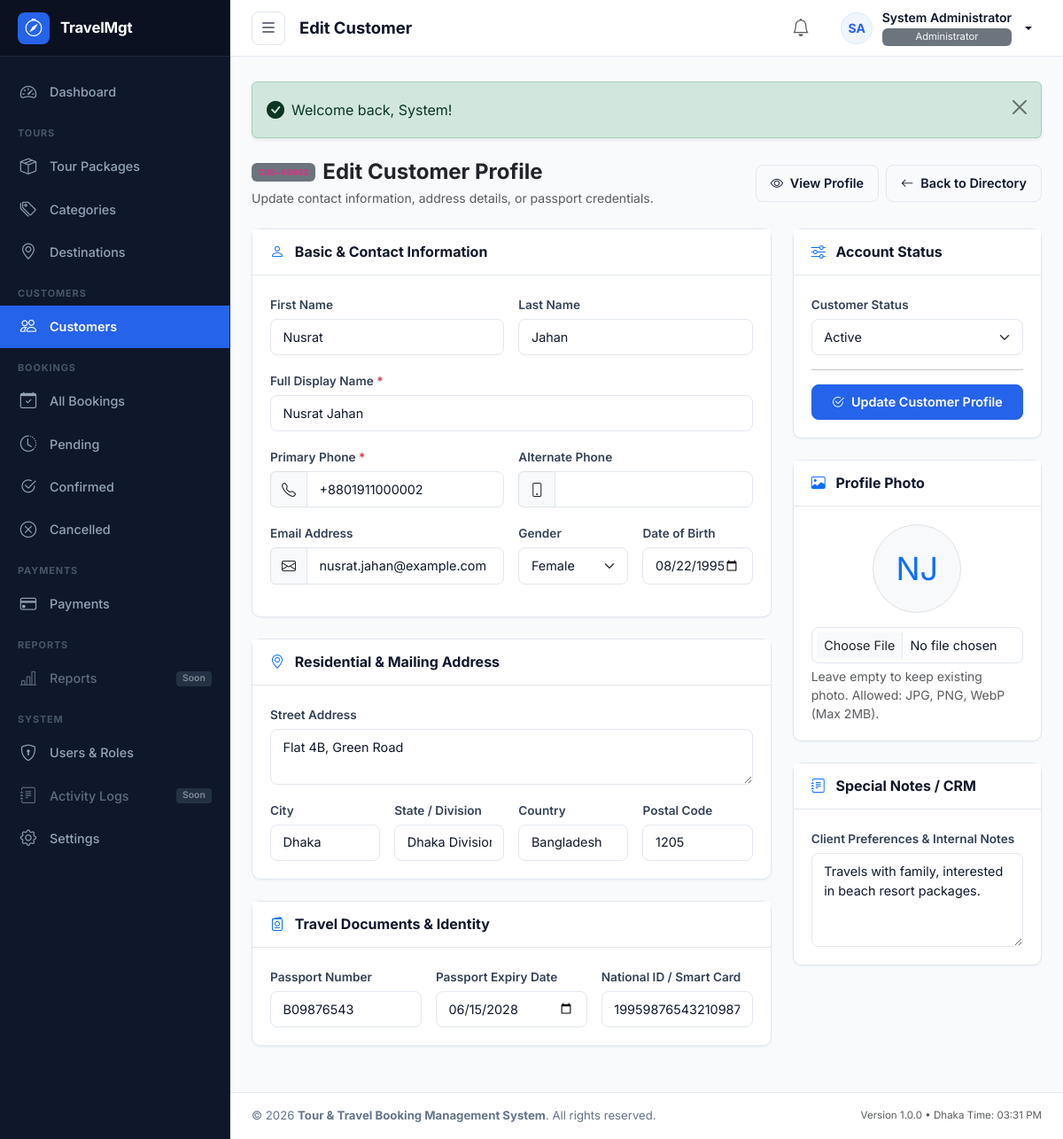
/modules/customers/edit.php?id=2 (signed in), run on the app's committed database.
### tables this page shows
CREATE TABLE `users` (
  `id` INT UNSIGNED NOT NULL AUTO_INCREMENT,
  `role_id` INT UNSIGNED NOT NULL,
  `first_name` VARCHAR(50) NOT NULL,
  `last_name` VARCHAR(50) NOT NULL,
  `name` VARCHAR(100) NOT NULL,
  `email` VARCHAR(100) NOT NULL,
  `phone` VARCHAR(20) DEFAULT NULL,
  `password` VARCHAR(255) NOT NULL,
  `avatar` VARCHAR(255) DEFAULT NULL,
  `status` ENUM('active', 'inactive') NOT NULL DEFAULT 'active',
  `last_login` DATETIME DEFAULT NULL,
  `created_at` TIMESTAMP NOT NULL DEFAULT CURRENT_TIMESTAMP,
  `updated_at` TIMESTAMP NOT NULL DEFAULT CURRENT_TIMESTAMP ON UPDATE CURRENT_TIMESTAMP,
  `deleted_at` DATETIME DEFAULT NULL,
  PRIMARY KEY (`id`),
  UNIQUE KEY `uk_users_email` (`email`),
  KEY `idx_users_role_id` (`role_id`),
  KEY `idx_users_status` (`status`),
  KEY `idx_users_deleted_at` (`deleted_at`),
  CONSTRAINT `fk_users_role` FOREIGN KEY (`role_id`) REFERENCES `roles` (`id`) ON DELETE RESTRICT ON UPDATE CASCADE
);

CREATE TABLE `roles` (
  `id` INT UNSIGNED NOT NULL AUTO_INCREMENT,
  `name` VARCHAR(50) NOT NULL,
  `slug` VARCHAR(50) NOT NULL,
  `description` VARCHAR(255) DEFAULT NULL,
  `created_at` TIMESTAMP NOT NULL DEFAULT CURRENT_TIMESTAMP,
  `updated_at` TIMESTAMP NOT NULL DEFAULT CURRENT_TIMESTAMP ON UPDATE CURRENT_TIMESTAMP,
  PRIMARY KEY (`id`),
  UNIQUE KEY `uk_roles_slug` (`slug`)
);

CREATE TABLE `customers` (
  `id` BIGINT UNSIGNED NOT NULL AUTO_INCREMENT,
  `customer_code` VARCHAR(30) NOT NULL,
  `first_name` VARCHAR(100) NULL DEFAULT NULL,
  `last_name` VARCHAR(100) NULL DEFAULT NULL,
  `name` VARCHAR(200) NOT NULL,
  `email` VARCHAR(150) NULL DEFAULT NULL,
  `phone` VARCHAR(30) NOT NULL,
  `alternate_phone` VARCHAR(30) NULL DEFAULT NULL,
  `gender` ENUM('male', 'female', 'other') NULL DEFAULT NULL,
  `date_of_birth` DATE NULL DEFAULT NULL,
  `address` TEXT NULL DEFAULT NULL,
  `city` VARCHAR(100) NULL DEFAULT NULL,
  `state` VARCHAR(100) NULL DEFAULT NULL,
  `country` VARCHAR(100) NOT NULL DEFAULT 'Bangladesh',
  `postal_code` VARCHAR(20) NULL DEFAULT NULL,
  `passport_number` VARCHAR(50) NULL DEFAULT NULL,
  `passport_expiry` DATE NULL DEFAULT NULL,
  `national_id` VARCHAR(50) NULL DEFAULT NULL,
  `profile_photo` VARCHAR(255) NULL DEFAULT NULL,
  `notes` TEXT NULL DEFAULT NULL,
  `status` ENUM('active', 'inactive') NOT NULL DEFAULT 'active',
  `created_at` TIMESTAMP NOT NULL DEFAULT CURRENT_TIMESTAMP,
  `updated_at` TIMESTAMP NOT NULL DEFAULT CURRENT_TIMESTAMP ON UPDATE CURRENT_TIMESTAMP,
  `deleted_at` TIMESTAMP NULL DEFAULT NULL,
  PRIMARY KEY (`id`),
  UNIQUE KEY `uk_customer_code` (`customer_code`),
  INDEX `idx_customers_email` (`email`),
  INDEX `idx_customers_phone` (`phone`),
  INDEX `idx_customers_status` (`status`),
  INDEX `idx_customers_deleted_at` (`deleted_at`)
);

### modules/customers/edit.php (the view, shortened to what the rows shown need)
<?php
$pageTitle = 'Edit Customer';
require_once __DIR__ . '/../../includes/admin_header.php';
$id = (int)($_GET['id'] ?? 0);
$customer = null;
try {
    $pdo = get_db_connection();
    $stmt = $pdo->prepare("SELECT * FROM customers WHERE id = :id AND deleted_at IS NULL LIMIT 1");
    $stmt->execute(['id' => $id]);
    $customer = $stmt->fetch();
} catch (PDOException $e) {
    error_log('Customer Edit Load Error: ' . $e->getMessage());
    set_flash('error', 'Failed to load customer record.');
    redirect('modules/customers/index.php');
}
?>
<main id="admin-main">
    <?php require_once __DIR__ . '/../../includes/admin_topbar.php'; ?>
    <div class="admin-content-body">
        <div class="d-flex flex-column flex-sm-row justify-content-between align-items-sm-center gap-3 mb-4">
            <div>
                <div class="d-flex align-items-center gap-2 mb-1">
                    <h2 class="fs-4 fw-bold text-dark mb-0">Edit Customer Profile</h2>
                </div>
            </div>
        </div>
        <form action="<?= url('modules/customers/update.php'); ?>" method="POST" enctype="multipart/form-data" autocomplete="off" id="customerEditForm">
            <div class="row g-4">
                <div class="col-12 col-lg-8">
                    <div class="admin-card mb-4">
                        <div class="admin-card-body">
                            <div class="row g-3 mb-3">
                                <div class="col-12 col-sm-6">
                                    <label for="first_name" class="form-label">First Name</label>
                                    <input
                                        type="text"
                                        class="form-control"
                                        id="first_name"
                                        name="first_name"
                                        value="<?= e($customer['first_name'] ?? ''); ?>"
                                    >
                                </div>
                                <div class="col-12 col-sm-6">
                                    <label for="last_name" class="form-label">Last Name</label>
                                    <input
                                        type="text"
                                        class="form-control"
                                        id="last_name"
                                        name="last_name"
                                        value="<?= e($customer['last_name'] ?? ''); ?>"
                                    >
                                </div>
                            </div>
                            <div class="mb-3">
                                <label for="name" class="form-label">Full Display Name <span class="text-danger">*</span></label>
                                <input
                                    type="text"
                                    class="form-control"
                                    id="name"
                                    name="name"
                                    value="<?= e($customer['name']); ?>"
                                    required
                                >
                            </div>
                            <div class="row g-3 mb-3">
                                <div class="col-12 col-sm-6">
                                    <div class="input-group">
                                        <span class="input-group-text"><i class="bi bi-telephone"></i></span>
                                        <input
                                            type="text"
                                            class="form-control"
                                            id="phone"
                                            name="phone"
                                            value="<?= e($customer['phone']); ?>"
                                            required
                                        >
                                    </div>
                                </div>
                            </div>
                            <div class="row g-3 mb-3">
                                <div class="col-12 col-sm-6">
                                    <div class="input-group">
                                        <span class="input-group-text"><i class="bi bi-envelope"></i></span>
                                        <input
                                            type="email"
                                            class="form-control"
                                            id="email"
                                            name="email"
                                            value="<?= e($customer['email'] ?? ''); ?>"
                                        >
                                    </div>
                                </div>
                                <div class="col-12 col-sm-3">
                                    <label for="gender" class="form-label">Gender</label>
                                    <select class="form-select" id="gender" name="gender">
                                        <option value="female" <?= $customer['gender'] === 'female' ? 'selected' : ''; ?>>Female</option>
                                    </select>
                                </div>
                                <div class="col-12 col-sm-3">
                                    <label for="date_of_birth" class="form-label">Date of Birth</label>
                                    <input
                                        type="date"
                                        class="form-control"
                                        id="date_of_birth"
                                        name="date_of_birth"
                                        value="<?= e($customer['date_of_birth'] ?? ''); ?>"
                                    >
                                </div>
                            </div>
                        </div>
                    </div>
                    <div class="admin-card mb-4">
                        <div class="admin-card-body">
                            <div class="mb-3">
                                <label for="address" class="form-label">Street Address</label>
                                <textarea class="form-control" id="address" name="address" rows="2"><?= e($customer['address'] ?? ''); ?></textarea>
                            </div>
                            <div class="row g-3">
                                <div class="col-12 col-sm-6 col-md-3">
                                    <label for="city" class="form-label">City</label>
                                    <input type="text" class="form-control" id="city" name="city" value="<?= e($customer['city'] ?? ''); ?>">
                                </div>
                                <div class="col-12 col-sm-6 col-md-3">
                                    <label for="state" class="form-label">State / Division</label>
                                    <input type="text" class="form-control" id="state" name="state" value="<?= e($customer['state'] ?? ''); ?>">
                                </div>
                                <div class="col-12 col-sm-6 col-md-3">
                                    <label for="country" class="form-label">Country</label>
                                    <input type="text" class="form-control" id="country" name="country" value="<?= e($customer['country'] ?? 'Bangladesh'); ?>">
                                </div>
                                <div class="col-12 col-sm-6 col-md-3">
                                    <label for="postal_code" class="form-label">Postal Code</label>
                                    <input type="text" class="form-control" id="postal_code" name="postal_code" value="<?= e($customer['postal_code'] ?? ''); ?>">
                                </div>
                            </div>
                        </div>
                    </div>
                    <div class="admin-card mb-4">
                        <div class="admin-card-body">
                            <div class="row g-3">
                                <div class="col-12 col-sm-4">
                                    <label for="passport_number" class="form-label">Passport Number</label>
                                    <input
                                        type="text"
                                        class="form-control"
                                        id="passport_number"
                                        name="passport_number"
                                        value="<?= e($customer['passport_number'] ?? ''); ?>"
                                    >
                                </div>
                                <div class="col-12 col-sm-4">
                                    <label for="passport_expiry" class="form-label">Passport Expiry Date</label>
                                    <input
                                        type="date"
                                        class="form-control"
                                        id="passport_expiry"
                                        name="passport_expiry"
                                        value="<?= e($customer['passport_expiry'] ?? ''); ?>"
                                    >
                                </div>
                                <div class="col-12 col-sm-4">
                                    <label for="national_id" class="form-label">National ID / Smart Card</label>
                                    <input
                                        type="text"
                                        class="form-control"
                                        id="national_id"
                                        name="national_id"
                                        value="<?= e($customer['national_id'] ?? ''); ?>"
                                    >
                                </div>
                            </div>
                        </div>
                    </div>
                </div>
                <div class="col-12 col-lg-4">
                    <div class="admin-card mb-4">
                        <div class="admin-card-body">
                            <div class="mb-3">
                                <label for="status" class="form-label">Customer Status</label>
                                <select class="form-select" id="status" name="status">
                                    <option value="active" <?= $customer['status'] === 'active' ? 'selected' : ''; ?>>Active</option>
                                </select>
                            </div>
                        </div>
                    </div>
                    <div class="admin-card mb-4">
                        <div class="admin-card-body">
                            <div class="mb-0">
                                <label for="notes" class="form-label">Client Preferences & Internal Notes</label>
                                <textarea class="form-control" id="notes" name="notes" rows="4"><?= e($customer['notes'] ?? ''); ?></textarea>
                            </div>
                        </div>
                    </div>
                </div>
            </div>
        </form>
    </div>
<?php require_once __DIR__ . '/../../includes/admin_footer.php'; ?>

### includes/admin_topbar.php (shortened to what the rows shown need)
<?php
$user = current_user();
$userName = $user['name'] ?? 'User';
$userRole = $user['role_name'] ?? 'Staff';
$userAvatarUrl = get_avatar_url($user['avatar'] ?? null);
$userInitials = get_user_initials($userName);
?>
<header id="admin-topbar">
    <div class="topbar-left">
        <h1 class="page-title"><?= isset($pageTitle) ? e($pageTitle) : 'Dashboard'; ?></h1>
    </div>
    <div class="topbar-right">
        <div class="dropdown">
            <button class="user-profile-btn dropdown-toggle" type="button" id="userMenuDropdown" data-bs-toggle="dropdown" aria-expanded="false">
                <?php if ($userAvatarUrl): ?>
                    <img src="<?= e($userAvatarUrl); ?>" alt="<?= e($userName); ?>" class="avatar-circle">
                <?php else: ?>
                    <span class="avatar-circle"><?= e($userInitials); ?></span>
                <?php endif; ?>
                <div class="user-meta-info">
                    <span class="user-meta-name"><?= e($userName); ?></span>
                    <span class="user-meta-role badge bg-secondary text-light fw-normal py-1 px-2 mt-1" style="font-size: 0.7rem;"><?= e($userRole); ?></span>
                </div>
            </button>
        </div>
    </div>
</header>

### data on the page
users: userInitials "SA", name "System Administrator", role.name "Administrator"
customers: first_name "Nusrat", last_name "Jahan", name "Nusrat Jahan", phone "+8801911000002", email "nusrat.jahan@example.com", gender "Female", date_of_birth "08/22/1995", address "Flat 4B, Green Road", city "Dhaka", state "Dhaka Division", country "Bangladesh", postal_code "1205", passport_number "B09876543", passport_expiry "06/15/2028", national_id "19959876543210987", status "Active", notes "Travels with family, interested in beach resort packages."

### other printed values
APP_SHORT_NAME "TravelMgt"
$pageTitle "Edit Customer"
$initials "NJ"
APP_NAME "Tour & Travel Booking Management System"
APP_VERSION "1.0.0"
